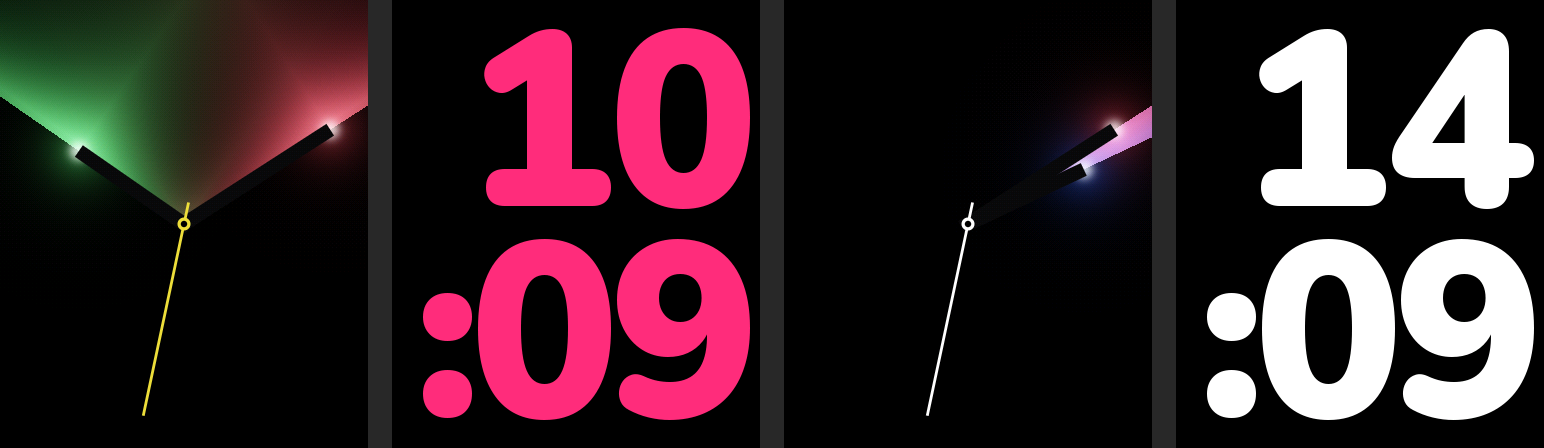

This figure's Python source:
"""Render and check the actual watch-face code on the desktop with g++ and Pillow.

Writes preview.png (the four faces in tap order) and preview-contact.png (more
times and the unsynchronized state). Fails if a check does not hold.
"""
from pathlib import Path
import argparse, shutil, subprocess, tempfile
from PIL import Image

ROOT = Path(__file__).resolve().parent
parser = argparse.ArgumentParser(description=__doc__)
# Windows Controlled Folder Access can block Python from creating files under
# Documents; write elsewhere and copy the PNGs in if that happens.
parser.add_argument('--output-dir', type=Path, default=ROOT)
out = parser.parse_args().output_dir
out.mkdir(parents=True, exist_ok=True)
W, H = 368, 448

HARNESS = r'''
#include "AplFaces.h"
#include <chrono>
#include <cstdio>
#include <vector>
using namespace AplFaces;
static std::vector<uint16_t> screen(W * H);
static FILE *out;
static Window full() { return {screen.data(), 0, 0, W, H}; }
static float angle(float units, float perTurn) { return units / perTurn * 2 * PI_F; }
static void lights(int h, int m, int s, const LightPalette &colors = EASTERN_LIGHTS) {
  float minutes = m + s / 60.0f, hours = h % 12 + minutes / 60;
  renderLights(full(), angle(hours, 12), angle(minutes, 60), true, colors);
  drawSeconds(full(), angle(s, 60), colors.seconds);
  fwrite(screen.data(), 2, screen.size(), out);
}
static void digital(int h, int m, bool use24h, bool ready = true, Color ink = PINK) {
  renderDigital(full(), h, m, ready, use24h, ink);
  fwrite(screen.data(), 2, screen.size(), out);
}
int main(int, char **argv) {
  out = fopen(argv[1], "wb");
  if (!out) return 2;
  // The tap cycle at 10:09:32 EDT, which is 14:09:32 UTC.
  lights(10, 9, 32); digital(10, 9, true);
  lights(14, 9, 32, FRENCH_LIGHTS); digital(14, 9, true, true, WHITE);
  // Contact sheet: digital variants, then the light faces at assorted times.
  digital(9, 41, false); digital(0, 0, true); digital(0, 0, true, false); digital(0, 0, true, false, WHITE);
  lights(12, 0, 0); lights(3, 40, 15); lights(6, 32, 45); lights(8, 20, 10);
  lights(12, 0, 0, FRENCH_LIGHTS); lights(3, 40, 15, FRENCH_LIGHTS); lights(6, 32, 45, FRENCH_LIGHTS); lights(8, 20, 10, FRENCH_LIGHTS);
  renderLights(full(), 0, 0, false, EASTERN_LIGHTS); fwrite(screen.data(), 2, screen.size(), out);
  renderLights(full(), 0, 0, false, FRENCH_LIGHTS); fwrite(screen.data(), 2, screen.size(), out);
  fclose(out);

  // Every digital time stays on screen in both modes (drawLine skips
  // off-screen pixels, so check the layout itself).
  int top = (H - 2 * DigitFont::DIGIT_HEIGHT - LINE_GAP) / 2;
  if (top < 8) return 3;
  for (int h = 0; h < 24; ++h)
    for (int m = 0; m < 60; ++m) {
      char a[4], b[4];
      snprintf(a, sizeof a, "%02d", h); snprintf(b, sizeof b, ":%02d", m);
      if (W - RIGHT_MARGIN - textWidth(a) < 8 || W - RIGHT_MARGIN - textWidth(b) < 8) return 4;
    }
  // The seconds hand never draws outside its reported bounds.
  std::vector<uint16_t> blank(W * H, 0);
  for (int t = 0; t < 600; ++t) {
    float a = t * 2 * PI_F / 600;
    std::fill(screen.begin(), screen.end(), 0);
    drawSeconds(full(), a, EASTERN_LIGHTS.seconds);
    Rect r = secondsBounds(a);
    if (r.x % 2 || r.y % 2 || r.w % 2 || r.h % 2) return 5;
    for (int y = 0; y < H; ++y)
      for (int x = 0; x < W; ++x)
        if (screen[y * W + x] && (x < r.x || x >= r.x + r.w || y < r.y || y >= r.y + r.h)) return 6;
  }
  // Drawing into a sub-window matches drawing into the full screen.
  renderLights(full(), 1.2f, 4.0f, true, FRENCH_LIGHTS);
  std::vector<uint16_t> background = screen;
  float a = 2.5f;
  drawSeconds(full(), a, FRENCH_LIGHTS.seconds);
  Rect r = secondsBounds(a);
  std::vector<uint16_t> part(r.w * r.h);
  Window win{part.data(), r.x, r.y, r.w, r.h};
  copyFrom(win, background.data());
  drawSeconds(win, a, FRENCH_LIGHTS.seconds);
  for (int y = 0; y < r.h; ++y)
    for (int x = 0; x < r.w; ++x)
      if (part[y * r.w + x] != screen[(r.y + y) * W + r.x + x]) return 7;
  // fastExp tracks expf closely enough for 8-bit color.
  for (float x = -90; x <= 0; x += 0.001f)
    if (fabsf(fastExp(x) - expf(x)) > 2e-4f) return 8;
  // Desktop timing of a full light-face render, for scale.
  auto start = std::chrono::steady_clock::now();
  for (int i = 0; i < 10; ++i) renderLights(full(), i * 0.3f, i * 0.7f, true, EASTERN_LIGHTS);
  double ms = std::chrono::duration<double, std::milli>(std::chrono::steady_clock::now() - start).count() / 10;
  printf("Light face renders in %.1f ms on this PC.\n", ms);
  return 0;
}
'''

compiler = shutil.which('g++')
if not compiler:
    raise SystemExit('g++ must be on PATH')
with tempfile.TemporaryDirectory(prefix='aplwatch-preview-') as folder:
    tmp = Path(folder)
    (tmp / 'preview.cpp').write_text(HARNESS)
    exe, frames = tmp / 'preview.exe', tmp / 'frames.raw'
    subprocess.run([compiler, '-std=c++17', '-O2', '-Wall', '-Wextra', '-Werror', '-I', str(ROOT),
                    str(tmp / 'preview.cpp'), '-o', str(exe)], check=True)
    result = subprocess.run([str(exe), str(frames)])
    if result.returncode:
        raise SystemExit(f'Check failed (code {result.returncode}).')
    raw = frames.read_bytes()


def frame(index):
    data = raw[index * W * H * 2:(index + 1) * W * H * 2]
    pixels = bytearray()
    for i in range(0, len(data), 2):
        p = data[i] | data[i + 1] << 8
        pixels += bytes(((p >> 11) * 255 // 31, (p >> 5 & 63) * 255 // 63, (p & 31) * 255 // 31))
    return Image.frombytes('RGB', (W, H), bytes(pixels))


count = len(raw) // (W * H * 2)
images = [frame(i) for i in range(count)]
cycle = Image.new('RGB', (4 * W + 3 * 24, H), (40, 40, 40))
for i in range(4):
    cycle.paste(images[i], (i * (W + 24), 0))
cycle.save(out / 'preview.png')
rest = images[4:]
cols = 4
sheet = Image.new('RGB', (cols * (W + 12), ((len(rest) + cols - 1) // cols) * (H + 12)), (40, 40, 40))
for i, image in enumerate(rest):
    sheet.paste(image, ((i % cols) * (W + 12), (i // cols) * (H + 12)))
sheet.save(out / 'preview-contact.png')
print(f'Checked digit layout for all 1440 times, seconds-hand bounds at 600 angles and window drawing; wrote {count} frames.')
